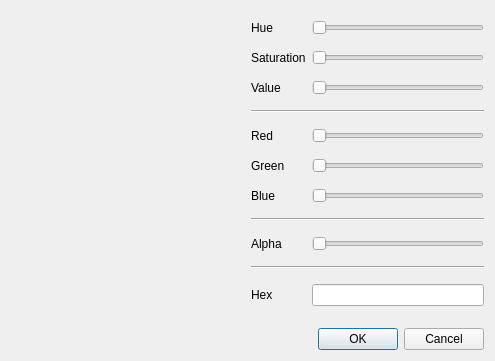
<?xml version="1.0" encoding="UTF-8"?>
<ui version="4.0">
 <class>Color_Dialog</class>
 <widget class="QDialog" name="Color_Dialog">
  <property name="geometry">
   <rect>
    <x>0</x>
    <y>0</y>
    <width>495</width>
    <height>361</height>
   </rect>
  </property>
  <property name="windowTitle">
   <string>Color_Dialog</string>
  </property>
  <layout class="QVBoxLayout" name="verticalLayout_2">
   <item>
    <layout class="QHBoxLayout" name="horizontalLayout">
     <item>
      <layout class="QVBoxLayout" name="verticalLayout">
       <item>
        <widget class="Color_Wheel" name="wheel">
         <property name="sizePolicy">
          <sizepolicy hsizetype="Expanding" vsizetype="Expanding">
           <horstretch>0</horstretch>
           <verstretch>0</verstretch>
          </sizepolicy>
         </property>
        </widget>
       </item>
       <item>
        <widget class="Color_Preview" name="preview">
         <property name="alpha_mode" stdset="0">
          <enum>Color_Preview::SplitAlpha</enum>
         </property>
        </widget>
       </item>
      </layout>
     </item>
     <item>
      <layout class="QGridLayout" name="gridLayout">
       <item row="3" column="0" colspan="2">
        <widget class="Line" name="line">
         <property name="orientation">
          <enum>Qt::Horizontal</enum>
         </property>
        </widget>
       </item>
       <item row="0" column="1">
        <widget class="QSlider" name="slide_hue">
         <property name="maximum">
          <number>360</number>
         </property>
         <property name="orientation">
          <enum>Qt::Horizontal</enum>
         </property>
        </widget>
       </item>
       <item row="6" column="1">
        <widget class="QSlider" name="slide_blue">
         <property name="maximum">
          <number>255</number>
         </property>
         <property name="orientation">
          <enum>Qt::Horizontal</enum>
         </property>
        </widget>
       </item>
       <item row="10" column="0">
        <widget class="QLabel" name="label_8">
         <property name="text">
          <string>Hex</string>
         </property>
        </widget>
       </item>
       <item row="1" column="1">
        <widget class="QSlider" name="slide_saturation">
         <property name="maximum">
          <number>255</number>
         </property>
         <property name="orientation">
          <enum>Qt::Horizontal</enum>
         </property>
        </widget>
       </item>
       <item row="2" column="0">
        <widget class="QLabel" name="label_5">
         <property name="text">
          <string>Value</string>
         </property>
        </widget>
       </item>
       <item row="4" column="1">
        <widget class="QSlider" name="slide_red">
         <property name="maximum">
          <number>255</number>
         </property>
         <property name="orientation">
          <enum>Qt::Horizontal</enum>
         </property>
        </widget>
       </item>
       <item row="2" column="1">
        <widget class="QSlider" name="slide_value">
         <property name="maximum">
          <number>255</number>
         </property>
         <property name="orientation">
          <enum>Qt::Horizontal</enum>
         </property>
        </widget>
       </item>
       <item row="5" column="1">
        <widget class="QSlider" name="slide_green">
         <property name="maximum">
          <number>255</number>
         </property>
         <property name="orientation">
          <enum>Qt::Horizontal</enum>
         </property>
        </widget>
       </item>
       <item row="8" column="0">
        <widget class="QLabel" name="label_4">
         <property name="text">
          <string>Alpha</string>
         </property>
        </widget>
       </item>
       <item row="8" column="1">
        <widget class="QSlider" name="slide_alpha">
         <property name="maximum">
          <number>255</number>
         </property>
         <property name="orientation">
          <enum>Qt::Horizontal</enum>
         </property>
        </widget>
       </item>
       <item row="6" column="0">
        <widget class="QLabel" name="label_3">
         <property name="text">
          <string>Blue</string>
         </property>
        </widget>
       </item>
       <item row="5" column="0">
        <widget class="QLabel" name="label_2">
         <property name="text">
          <string>Green</string>
         </property>
        </widget>
       </item>
       <item row="4" column="0">
        <widget class="QLabel" name="label">
         <property name="text">
          <string>Red</string>
         </property>
        </widget>
       </item>
       <item row="0" column="0">
        <widget class="QLabel" name="label_6">
         <property name="text">
          <string>Hue</string>
         </property>
        </widget>
       </item>
       <item row="1" column="0">
        <widget class="QLabel" name="label_7">
         <property name="text">
          <string>Saturation</string>
         </property>
        </widget>
       </item>
       <item row="10" column="1">
        <widget class="QLineEdit" name="edit_hex">
         <property name="inputMask">
          <string>HHHhhhhh</string>
         </property>
        </widget>
       </item>
       <item row="7" column="0" colspan="2">
        <widget class="Line" name="line_2">
         <property name="orientation">
          <enum>Qt::Horizontal</enum>
         </property>
        </widget>
       </item>
       <item row="9" column="0" colspan="2">
        <widget class="Line" name="line_3">
         <property name="orientation">
          <enum>Qt::Horizontal</enum>
         </property>
        </widget>
       </item>
      </layout>
     </item>
    </layout>
   </item>
   <item>
    <widget class="QDialogButtonBox" name="buttonBox">
     <property name="standardButtons">
      <set>QDialogButtonBox::Cancel|QDialogButtonBox::Ok</set>
     </property>
    </widget>
   </item>
  </layout>
 </widget>
 <layoutdefault spacing="6" margin="11"/>
 <customwidgets>
  <customwidget>
   <class>Color_Preview</class>
   <extends>QWidget</extends>
   <header>color_preview.hpp</header>
   <container>1</container>
  </customwidget>
  <customwidget>
   <class>Color_Wheel</class>
   <extends>QWidget</extends>
   <header>color_wheel.hpp</header>
   <container>1</container>
   <slots>
    <signal>colorSelected(QColor)</signal>
    <slot>setColor(QColor)</slot>
   </slots>
  </customwidget>
 </customwidgets>
 <resources/>
 <connections>
  <connection>
   <sender>buttonBox</sender>
   <signal>accepted()</signal>
   <receiver>Color_Dialog</receiver>
   <slot>accept()</slot>
   <hints>
    <hint type="sourcelabel">
     <x>150</x>
     <y>351</y>
    </hint>
    <hint type="destinationlabel">
     <x>430</x>
     <y>267</y>
    </hint>
   </hints>
  </connection>
  <connection>
   <sender>buttonBox</sender>
   <signal>rejected()</signal>
   <receiver>Color_Dialog</receiver>
   <slot>reject()</slot>
   <hints>
    <hint type="sourcelabel">
     <x>83</x>
     <y>351</y>
    </hint>
    <hint type="destinationlabel">
     <x>294</x>
     <y>323</y>
    </hint>
   </hints>
  </connection>
  <connection>
   <sender>slide_hue</sender>
   <signal>valueChanged(int)</signal>
   <receiver>Color_Dialog</receiver>
   <slot>set_hsl()</slot>
   <hints>
    <hint type="sourcelabel">
     <x>433</x>
     <y>27</y>
    </hint>
    <hint type="destinationlabel">
     <x>568</x>
     <y>25</y>
    </hint>
   </hints>
  </connection>
  <connection>
   <sender>slide_saturation</sender>
   <signal>valueChanged(int)</signal>
   <receiver>Color_Dialog</receiver>
   <slot>set_hsl()</slot>
   <hints>
    <hint type="sourcelabel">
     <x>429</x>
     <y>62</y>
    </hint>
    <hint type="destinationlabel">
     <x>537</x>
     <y>54</y>
    </hint>
   </hints>
  </connection>
  <connection>
   <sender>slide_value</sender>
   <signal>valueChanged(int)</signal>
   <receiver>Color_Dialog</receiver>
   <slot>set_hsl()</slot>
   <hints>
    <hint type="sourcelabel">
     <x>442</x>
     <y>92</y>
    </hint>
    <hint type="destinationlabel">
     <x>537</x>
     <y>88</y>
    </hint>
   </hints>
  </connection>
  <connection>
   <sender>slide_red</sender>
   <signal>valueChanged(int)</signal>
   <receiver>Color_Dialog</receiver>
   <slot>set_rgba()</slot>
   <hints>
    <hint type="sourcelabel">
     <x>437</x>
     <y>142</y>
    </hint>
    <hint type="destinationlabel">
     <x>557</x>
     <y>142</y>
    </hint>
   </hints>
  </connection>
  <connection>
   <sender>slide_green</sender>
   <signal>valueChanged(int)</signal>
   <receiver>Color_Dialog</receiver>
   <slot>set_rgba()</slot>
   <hints>
    <hint type="sourcelabel">
     <x>483</x>
     <y>172</y>
    </hint>
    <hint type="destinationlabel">
     <x>538</x>
     <y>166</y>
    </hint>
   </hints>
  </connection>
  <connection>
   <sender>slide_blue</sender>
   <signal>valueChanged(int)</signal>
   <receiver>Color_Dialog</receiver>
   <slot>set_rgba()</slot>
   <hints>
    <hint type="sourcelabel">
     <x>483</x>
     <y>202</y>
    </hint>
    <hint type="destinationlabel">
     <x>537</x>
     <y>205</y>
    </hint>
   </hints>
  </connection>
  <connection>
   <sender>slide_alpha</sender>
   <signal>valueChanged(int)</signal>
   <receiver>Color_Dialog</receiver>
   <slot>set_rgba()</slot>
   <hints>
    <hint type="sourcelabel">
     <x>483</x>
     <y>250</y>
    </hint>
    <hint type="destinationlabel">
     <x>531</x>
     <y>251</y>
    </hint>
   </hints>
  </connection>
  <connection>
   <sender>wheel</sender>
   <signal>colorSelected(QColor)</signal>
   <receiver>Color_Dialog</receiver>
   <slot>setColor(QColor)</slot>
   <hints>
    <hint type="sourcelabel">
     <x>175</x>
     <y>101</y>
    </hint>
    <hint type="destinationlabel">
     <x>568</x>
     <y>106</y>
    </hint>
   </hints>
  </connection>
 </connections>
 <slots>
  <slot>set_rgba()</slot>
  <slot>set_hsv()</slot>
  <slot>setColor(QColor)</slot>
 </slots>
</ui>
